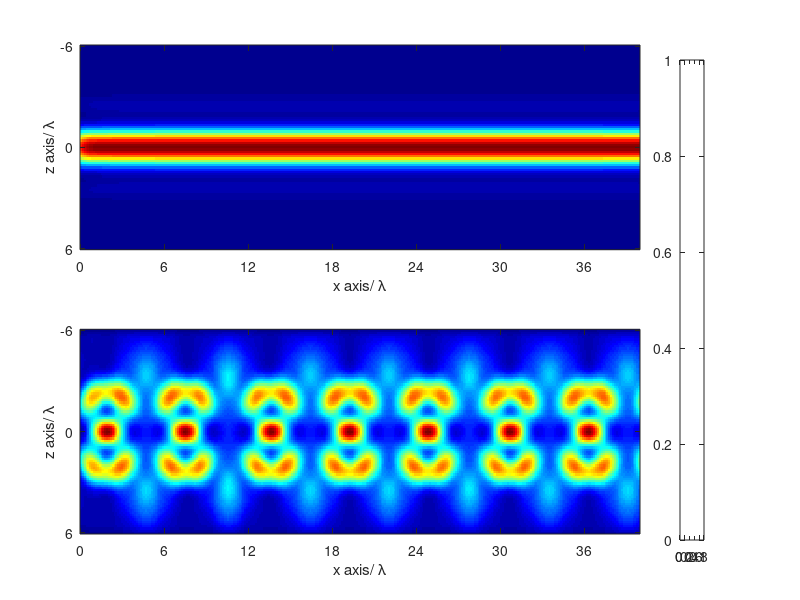

Recreate this plot in MATLAB. (Note: this script raises an error after producing the figure.)
clc;clear;
%% SIM lightsheet
load('phasemodulated_ill_xz.mat');
psf_pm=intensity;%psf_pm is the psf of phase-modulated radially polarized beam
psf_pm=psf_pm./max(max(psf_pm)); %normalize
for i=1:91
    for j=1:330
        if (i-46)^2+(j-20)^2<=4^2
             z(j,i)=1;
        else
            if (i-46)^2+(j-62)^2<=4^2
              z(j,i)=1;
            else
             if (i-46)^2+(j-108)^2<=4^2
               z(j,i)=1;
             else
                if (i-46)^2+(j-150)^2<=4^2
                    z(j,i)=1;
                else
                      if (i-46)^2+(j-192)^2<=4^2
                      z(j,i)=1;
                       else
                      if (i-46)^2+(j-236)^2<=4^2
                   z(j,i)=1;
                      else
                      if (i-46)^2+(j-278)^2<=4^2
                        z(j,i)=1;
                      else
                      if (i-46)^2+(j-320)^2<=4^2
                       z(j,i)=1;
                      else                    
                
                   z(j,i)=0;             
             end
                     end
              end
            
            end
        end
    end
            end
        end
    end
end
SIM_LS0=conv2(z,psf_pm,'same');% calculate the psf of the SIM light sheet

for i=1:330
    for j=1:91
        SIM_LS(j,i)=SIM_LS0(i,j);%SIM_LS is the psf of SIM lightsheet in xz plane
    end
end
SIM_LS=SIM_LS./max(max(SIM_LS)); %normalize

%% Gaussian lightsheet
load('Gaussian_ill_xz.mat');
pfs_g=intensity;
pfs_g=pfs_g./max(max(pfs_g));

for i=1:91
    for j=1:330
        if i==46
            z1(i,j)=1;
        else
            z1(i,j)=0;
        end
    end
end
Gauss_LS=conv2(z1,pfs_g,'same');%Gauss_LS is the psf of Gaussian lightsheet in xz plane
Gauss_LS=Gauss_LS./max(max(Gauss_LS));%normalize

%% draw figure 3(b)

figure(31),
subplot(2,1,1,'replace');
subplot('position',[0.1    0.5838    0.7   0.3412]);
imagesc(Gauss_LS(:,6:305));
set(gca,'XTick',[1:45:300]);
set(gca,'XTickLabel',{'0','6','12','18','24','30','36'});
set(gca,'YTick',[1:45:91]);
set(gca,'YTickLabel',{'-6','0','6'});
xlabel('x axis/ \lambda');
ylabel('z axis/ \lambda');

subplot(2,1,2,'replace');
subplot('position',[0.1    0.1100    0.7   0.3412]);
imagesc(SIM_LS(:,6:305));
set(gca,'XTick',[1:45:300]);
set(gca,'XTickLabel',{'0','6','12','18','24','30','36'});
set(gca,'YTick',[1:45:91]);
set(gca,'YTickLabel',{'-6','0','6'});
xlabel('x axis/ \lambda');
ylabel('z axis/ \lambda');

colormap('jet');
colorbar('position',[0.85 0.1 0.03 0.8]);
set(gcf,'unit','centimeters','position',[10,4,10,14]);